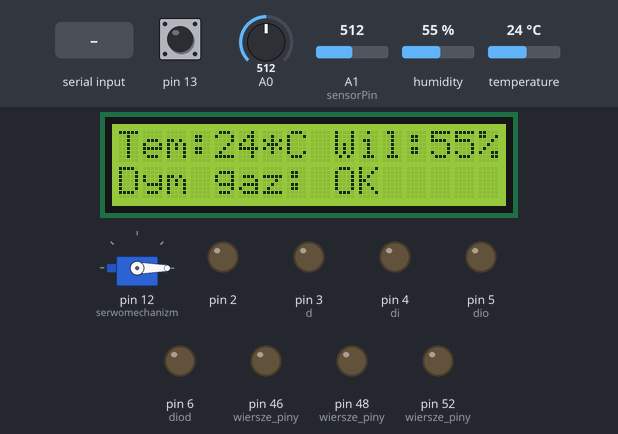
Bench run of a sketch on a simulated Arduino Mega 2560, built with avr-gcc and run on an emulated ATmega2560. On the bench: 16×2 character LCD, servo, output pins drawn as LEDs (lit = HIGH). The inputs (shaded band) are chosen by the test bench; at power-on: A0 = 512, A1 (sensorPin) = 512, pin 13 HIGH, humidity 55 %, temperature 24 °C. EEPROM starts erased; what the sketch prints to the serial monitor is not drawn.

Above: at 3.7 s.
3.8 s: A0 set to 660
6.4 s: A0 set to 684
At 10.8 s:
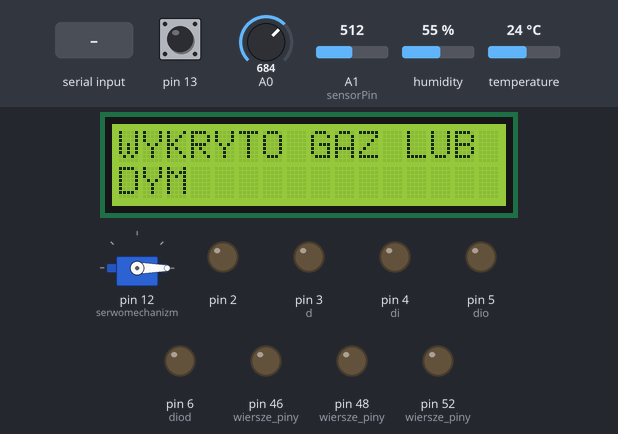
15.9 s: A1 (sensorPin) set to 17
19.7 s: A1 (sensorPin) set to 13
At 23.5 s:
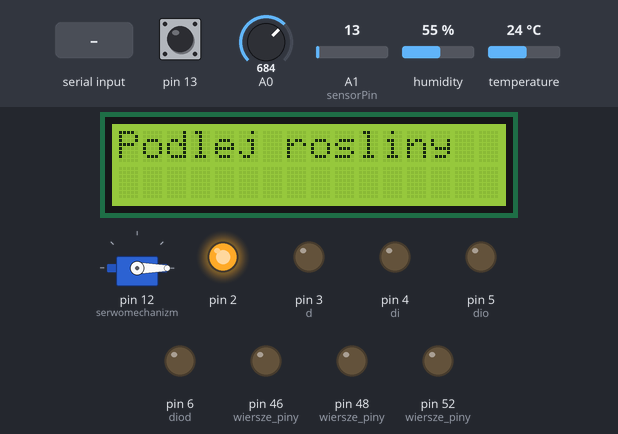
29.6 s: "1\n" received over Serial
At 36.8 s:
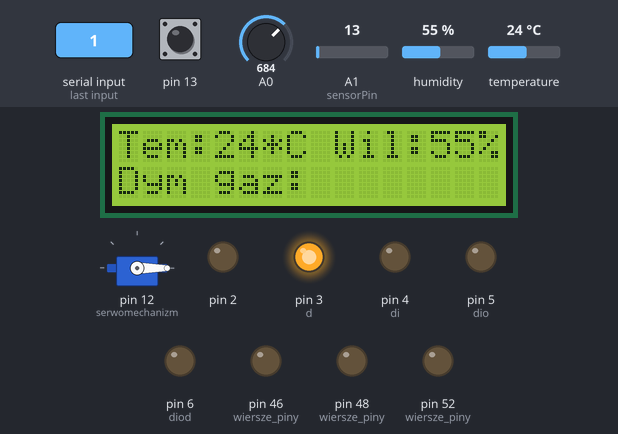
38.0 s: pin 13 pulled LOW for 3.2 s
At 40.5 s:
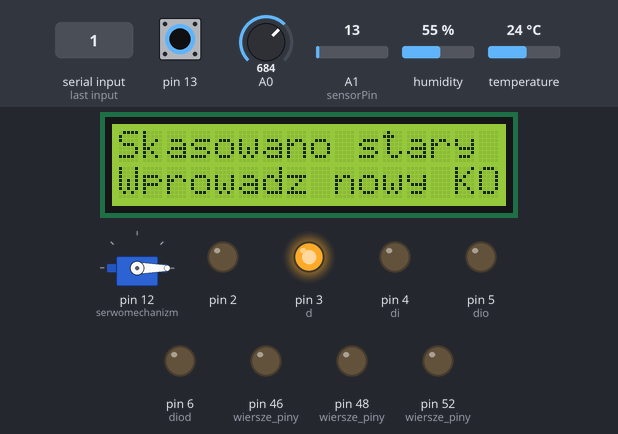
Timing chart, 0 to 42.0 s (numbered marks = the images above; inputs shaded):
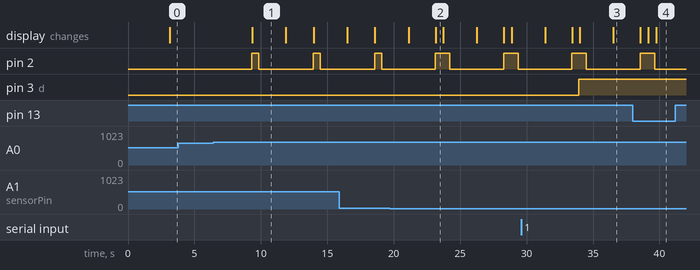

The sketch:

projekt_dom.ino
```cpp
#include<EEPROM.h>
#include <Keypad.h> //biblioteka do klawiatury 4x4
#include <LiquidCrystal_I2C.h>
#include <Wire.h>
#include "Servo.h"
#include "DHT.h"
#define DHT11_PIN 8
Servo serwomechanizm;
DHT dht;
LiquidCrystal_I2C lcd(0x27,16,2);
int wartoscAnalog = 0;
byte wartoscZmapowana = 0;
char info[96];
int sensorPin = A1; // czujnik
int sensorValue = 0; // zmienna
const byte wiersze= 4; //ilość wierszy
const byte kolumny= 4; //ilość kolumn
char mapaklawiszy[wiersze][kolumny]=
{
  {'1', '2', '3', 'A'},
  {'4', '5', '6', 'B'},
  {'7', '8', '9', 'C'},
  {'*', '0', '#', 'D'}
};
byte wiersze_piny[wiersze] = {52, 50, 48, 46}; // wiersze 0-3
byte kolumny_piny[kolumny]= {53, 51, 49, 47}; // kolumny 0-3
int pamiec[5]; // pamięc wciśniętych klawiszy - 5 znaków
volatile int szyfr=0; // szyfr=0 -> brak szyfr=1 jest aktywny
volatile int l=0; // zmienna pomocnicza, licznik znaków
volatile int result=0; // rezultat porównania ciągu 5-ciu znaków
int mykey[5]; // tablica wciśnietych znaków
Keypad myKeypad= Keypad(makeKeymap(mapaklawiszy), wiersze_piny, kolumny_piny,
 wiersze, kolumny);
#define d 3
#define di 4
#define dio 5
#define diod 6
String data = "";
void setup() {
    Serial.begin(9600);
    lcd.begin();//uruchamia wyswietlacz
      lcd.clear();

    dht.setup(DHT11_PIN);
         pinMode(d, OUTPUT);
         pinMode(di, OUTPUT);
         pinMode(dio, OUTPUT);
         pinMode(diod, OUTPUT);
         pinMode(2, OUTPUT);
         pinMode(52, OUTPUT);
         pinMode(48, OUTPUT);
         pinMode(46, OUTPUT);
         pinMode(13, INPUT_PULLUP);
         digitalWrite(d, LOW);
         digitalWrite(di, LOW);
         digitalWrite(dio, LOW);
         digitalWrite(diod, LOW);

         serwomechanizm.attach(12);
         serwomechanizm.write(0);


}
void temp(){
int wilgotnosc = dht.getHumidity();//wilgotnosc
int temperatura = dht.getTemperature();//temperatura
if (dht.getStatusString() == "OK") {
delay(dht.getMinimumSamplingPeriod());
lcd.clear();
lcd.setCursor(0,0);
lcd.print("Tem:");
lcd.print(temperatura);
lcd.print("*C ");
lcd.print("Wil:");
lcd.print(wilgotnosc);
lcd.print("%");
Serial.print("Temp=" );
Serial.println(temperatura);
Serial.print("Wil=" );
Serial.println(wilgotnosc);
lcd.setCursor(0,1);
lcd.print("Dym gaz: ");
if (wartoscZmapowana < 65) {
lcd.print("OK");
Serial.print("Dym gaz: OK\n");
}

delay(1000);
}
}
void diody(){
if(Serial.available() > 0) {
data = Serial.readStringUntil('\n');
if(data=="1"){
digitalWrite(3, HIGH);
}
if (data == "2") {
digitalWrite(4, HIGH);
}
if (data == "3") {
digitalWrite(5, HIGH);
digitalWrite(6, HIGH);
}
if(data=="10"){
digitalWrite(d, LOW);
}
if(data=="20"){
digitalWrite(di, LOW);
}
if(data=="30"){
digitalWrite(dio, LOW);
digitalWrite(diod, LOW);
}
if(data=="0"){
digitalWrite(d, LOW);
digitalWrite(di, LOW);
digitalWrite(dio, LOW);
digitalWrite(diod, LOW);
}

      }
      delay(50);
      }


void odczyt_EEPROM() // funkcja sprawdza obecnośc szyfru w pamięci EEPROM
  {
   for (int i=0;i<5;i++) {pamiec[i]=EEPROM.read(i);}
   if(pamiec[0]!=255 && pamiec[1]!=255 && pamiec[2]!=255 && pamiec[3]!=255
   && pamiec[4]!=255) szyfr=1; else szyfr=0;
   // jeśli jest KOD to szyfr =1 else szyfr =0
  }
void fnowy_kod() // funkcja ustawia nową kombinację dla szyfru
  {
   for(int i=0;i<5;i++)EEPROM.write(i,255); //kasowanie EEPROM
   lcd.clear();
   lcd.setCursor(0,0);
   lcd.print("Skasowano stary kod dostepu");
   lcd.setCursor(0,1);
   lcd.print("Wprowadz nowy KOD dostepu: ");
   while(l<5)
     {
     char keypressed = myKeypad.getKey();
     if (keypressed != NO_KEY)
       {
       EEPROM.write(l,keypressed);l++; // zapis pojedynczego znaku
       lcd.print(keypressed); // komunikacja po RS
       }
     }
   for(int k=0;k<3;k++){
}
   lcd.print(" ---> Kod dostepu zapisany");l=0;
  }
void dostep() // funkcja sterująca zamkiem
  {
lcd.setCursor(0, 0);
lcd.print("BLOKADA ZAMKA");
lcd.setCursor(13, 0);
lcd.print("    ");
lcd.setCursor(0, 1);
lcd.print("WPISZ KOD");
lcd.setCursor(9, 1);
lcd.print("        ");
   while(l<5)
     {
     char keypressed = myKeypad.getKey();
     if (keypressed != NO_KEY)
       {
       mykey[l]=keypressed;l++;
       lcd.clear();
       lcd.setCursor(0,0);
       lcd.print(keypressed);

       }
     }
   if( mykey[0]==pamiec[0] && mykey[1]==pamiec[1] && mykey[2]==pamiec[2]
   && mykey[3]==pamiec[3] && mykey[4]==pamiec[4] )
     {
     lcd.clear();
     lcd.setCursor(0, 0);
     lcd.print(" OK ");
     lcd.setCursor(0, 1);
     lcd.print("OTWIERAM ZAMEK!");
     serwomechanizm.write(90);delay(3000);serwomechanizm.write(0);
     temp();
     // otwieram zamek na 3 sek
     }
   // sprawdzamy czy wybrano specjalny kod do zmiany szyfru
   else
     {
       result++;
       if(mykey[0]=='*' && mykey[1]=='7' && mykey[2]=='#' && mykey[3]=='A'
       && mykey[4]=='C' )
         {
         // *7#AC
         for(int k=0;k<3;k++){
         delay(300);}
         lcd.clear();
         lcd.setCursor(0, 0);
         lcd.print("Wykryto polecenie zmiany kodu dostepu...");
         lcd.setCursor(0, 1);
         lcd.print(" wykonuje procedure zmiany kodu");
         delay(500);l=0;fnowy_kod();
         }
       else result++;
     }
   if(result>1){ lcd.print("Kod NIEPRAWIDLOWY");
delay(500);result=0;}
   l=0;
  }

void rosl(){
sensorValue = analogRead(sensorPin);
delay(1000);
Serial.print("wartosc podlania = " );
Serial.println(sensorValue);
if (sensorValue < 15) {
lcd.clear();
digitalWrite(2, HIGH);
lcd.setCursor(0,0);
lcd.print("Podlej rosliny");
Serial.print("Podlej rosliny" );
delay(500);
}
else{
  Serial.print("Rosliny podlane\n" );
  digitalWrite(2, LOW);
}
}


void gas(){
wartoscAnalog = analogRead(A0);//czujnik gazu
wartoscZmapowana = map(wartoscAnalog, 0, 1023, 0, 100);
sprintf(info, "Wykryto gaz lub dym");
Serial.print("wartosc gaz = " );
Serial.println(wartoscZmapowana);
if (wartoscZmapowana > 65) {
lcd.clear();
digitalWrite(2, HIGH);
lcd.setCursor(0,0);
lcd.print("WYKRYTO GAZ LUB DYM");
lcd.setCursor(0,1);
lcd.print("DYM");
Serial.print(info);
Serial.print("\n");
delay(500);
digitalWrite(2, LOW);
}}

void loop() {
rosl();
diody();
gas();
if (digitalRead(13) == HIGH) {
  temp();
}
else{
odczyt_EEPROM();

delay(30);
if(szyfr==0)fnowy_kod();
else dostep();
 }
if (digitalRead(3) == HIGH){
Serial.print("Swiatlo pokoj 1 wlaczone");
Serial.print("\n");
}
if (digitalRead(4) == HIGH){
Serial.print("Swiatlo pokoj 2 wlaczone");
Serial.print("\n");
}
if (digitalRead(5) == HIGH && digitalRead(6) == HIGH){
Serial.print("Swiatlo pokoj 3 wlaczone");
Serial.print("\n");
}

if (digitalRead(3) == LOW){
Serial.print("Swiatlo pokoj 1 wylaczone");
Serial.print("\n");
}
if (digitalRead(4) == LOW){
Serial.print("Swiatlo pokoj 2 wylaczone");
Serial.print("\n");
}
if (digitalRead(5) == LOW && digitalRead(6) == LOW){
Serial.print("Swiatlo pokoj 3 wylaczone");
Serial.print("\n");
}

}
```

Measured:
- the behaviour switches between 675 and 676 on A0 (found by bisection; images 0 and 1)
- the behaviour switches between 15 and 14 on A1 (sensorPin) (found by bisection; images 1 and 2)
- after the input at 3.8 s, every drawn part: stays the same
- after the input at 6.4 s, pin 2: alternates HIGH for 0.52 s and LOW for 4.1 s, starting after 2.9 s; the display: changes after 2.9 s (image 1)
- after the input at 19.7 s, the display: first differs from a run without the input after 3.5 s (image 2)
- after the input at 29.6 s, pin 3 (d): LOW → HIGH after 4.3 s
- after the input at 38.0 s, the display: first differs from a run without the input after 1.7 s (image 4)
- what the display in image 1 shows lasts 2.6 s, from 9.3 s to 11.9 s
